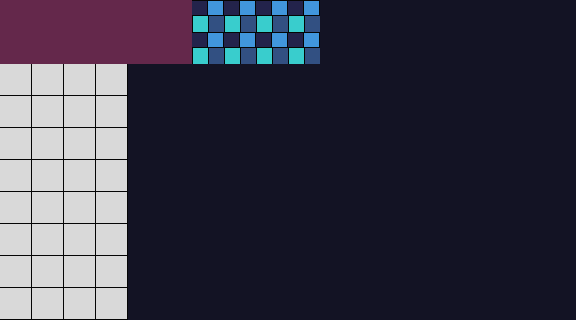

This game map was drawn from its Tiled (.tmx) file and the tilesets committed beside it. A one-line description and the full map source follow:
An orthogonal 18x10 tile map with 32x32 px tiles, 1 tile layer (Camada de Tiles 1).

<map version="1.0" orientation="orthogonal" renderorder="right-down" width="18" height="10" tilewidth="32" tileheight="32">
 <tileset firstgid="1" name="floor_atlas" tilewidth="32" tileheight="32">
  <image source="floor_atlas.png" width="64" height="64" />
 </tileset>
 <layer name="Camada de Tiles 1" width="18" height="10">
  <data>
   <tile gid="3" />
   <tile gid="3" />
   <tile gid="3" />
   <tile gid="3" />
   <tile gid="3" />
   <tile gid="3" />
   <tile gid="1" />
   <tile gid="1" />
   <tile gid="1" />
   <tile gid="1" />
   <tile gid="4" />
   <tile gid="4" />
   <tile gid="4" />
   <tile gid="4" />
   <tile gid="4" />
   <tile gid="4" />
   <tile gid="4" />
   <tile gid="4" />
   <tile gid="3" />
   <tile gid="3" />
   <tile gid="3" />
   <tile gid="3" />
   <tile gid="3" />
   <tile gid="3" />
   <tile gid="1" />
   <tile gid="1" />
   <tile gid="1" />
   <tile gid="1" />
   <tile gid="4" />
   <tile gid="4" />
   <tile gid="4" />
   <tile gid="4" />
   <tile gid="4" />
   <tile gid="4" />
   <tile gid="4" />
   <tile gid="4" />
   <tile gid="2" />
   <tile gid="2" />
   <tile gid="2" />
   <tile gid="2" />
   <tile gid="4" />
   <tile gid="4" />
   <tile gid="4" />
   <tile gid="4" />
   <tile gid="4" />
   <tile gid="4" />
   <tile gid="4" />
   <tile gid="4" />
   <tile gid="4" />
   <tile gid="4" />
   <tile gid="4" />
   <tile gid="4" />
   <tile gid="4" />
   <tile gid="4" />
   <tile gid="2" />
   <tile gid="2" />
   <tile gid="2" />
   <tile gid="2" />
   <tile gid="4" />
   <tile gid="4" />
   <tile gid="4" />
   <tile gid="4" />
   <tile gid="4" />
   <tile gid="4" />
   <tile gid="4" />
   <tile gid="4" />
   <tile gid="4" />
   <tile gid="4" />
   <tile gid="4" />
   <tile gid="4" />
   <tile gid="4" />
   <tile gid="4" />
   <tile gid="2" />
   <tile gid="2" />
   <tile gid="2" />
   <tile gid="2" />
   <tile gid="4" />
   <tile gid="4" />
   <tile gid="4" />
   <tile gid="4" />
   <tile gid="4" />
   <tile gid="4" />
   <tile gid="4" />
   <tile gid="4" />
   <tile gid="4" />
   <tile gid="4" />
   <tile gid="4" />
   <tile gid="4" />
   <tile gid="4" />
   <tile gid="4" />
   <tile gid="2" />
   <tile gid="2" />
   <tile gid="2" />
   <tile gid="2" />
   <tile gid="4" />
   <tile gid="4" />
   <tile gid="4" />
   <tile gid="4" />
   <tile gid="4" />
   <tile gid="4" />
   <tile gid="4" />
   <tile gid="4" />
   <tile gid="4" />
   <tile gid="4" />
   <tile gid="4" />
   <tile gid="4" />
   <tile gid="4" />
   <tile gid="4" />
   <tile gid="2" />
   <tile gid="2" />
   <tile gid="2" />
   <tile gid="2" />
   <tile gid="4" />
   <tile gid="4" />
   <tile gid="4" />
   <tile gid="4" />
   <tile gid="4" />
   <tile gid="4" />
   <tile gid="4" />
   <tile gid="4" />
   <tile gid="4" />
   <tile gid="4" />
   <tile gid="4" />
   <tile gid="4" />
   <tile gid="4" />
   <tile gid="4" />
   <tile gid="2" />
   <tile gid="2" />
   <tile gid="2" />
   <tile gid="2" />
   <tile gid="4" />
   <tile gid="4" />
   <tile gid="4" />
   <tile gid="4" />
   <tile gid="4" />
   <tile gid="4" />
   <tile gid="4" />
   <tile gid="4" />
   <tile gid="4" />
   <tile gid="4" />
   <tile gid="4" />
   <tile gid="4" />
   <tile gid="4" />
   <tile gid="4" />
   <tile gid="2" />
   <tile gid="2" />
   <tile gid="2" />
   <tile gid="2" />
   <tile gid="4" />
   <tile gid="4" />
   <tile gid="4" />
   <tile gid="4" />
   <tile gid="4" />
   <tile gid="4" />
   <tile gid="4" />
   <tile gid="4" />
   <tile gid="4" />
   <tile gid="4" />
   <tile gid="4" />
   <tile gid="4" />
   <tile gid="4" />
   <tile gid="4" />
   <tile gid="2" />
   <tile gid="2" />
   <tile gid="2" />
   <tile gid="2" />
   <tile gid="4" />
   <tile gid="4" />
   <tile gid="4" />
   <tile gid="4" />
   <tile gid="4" />
   <tile gid="4" />
   <tile gid="4" />
   <tile gid="4" />
   <tile gid="4" />
   <tile gid="4" />
   <tile gid="4" />
   <tile gid="4" />
   <tile gid="4" />
   <tile gid="4" />
  </data>
 </layer>
</map>